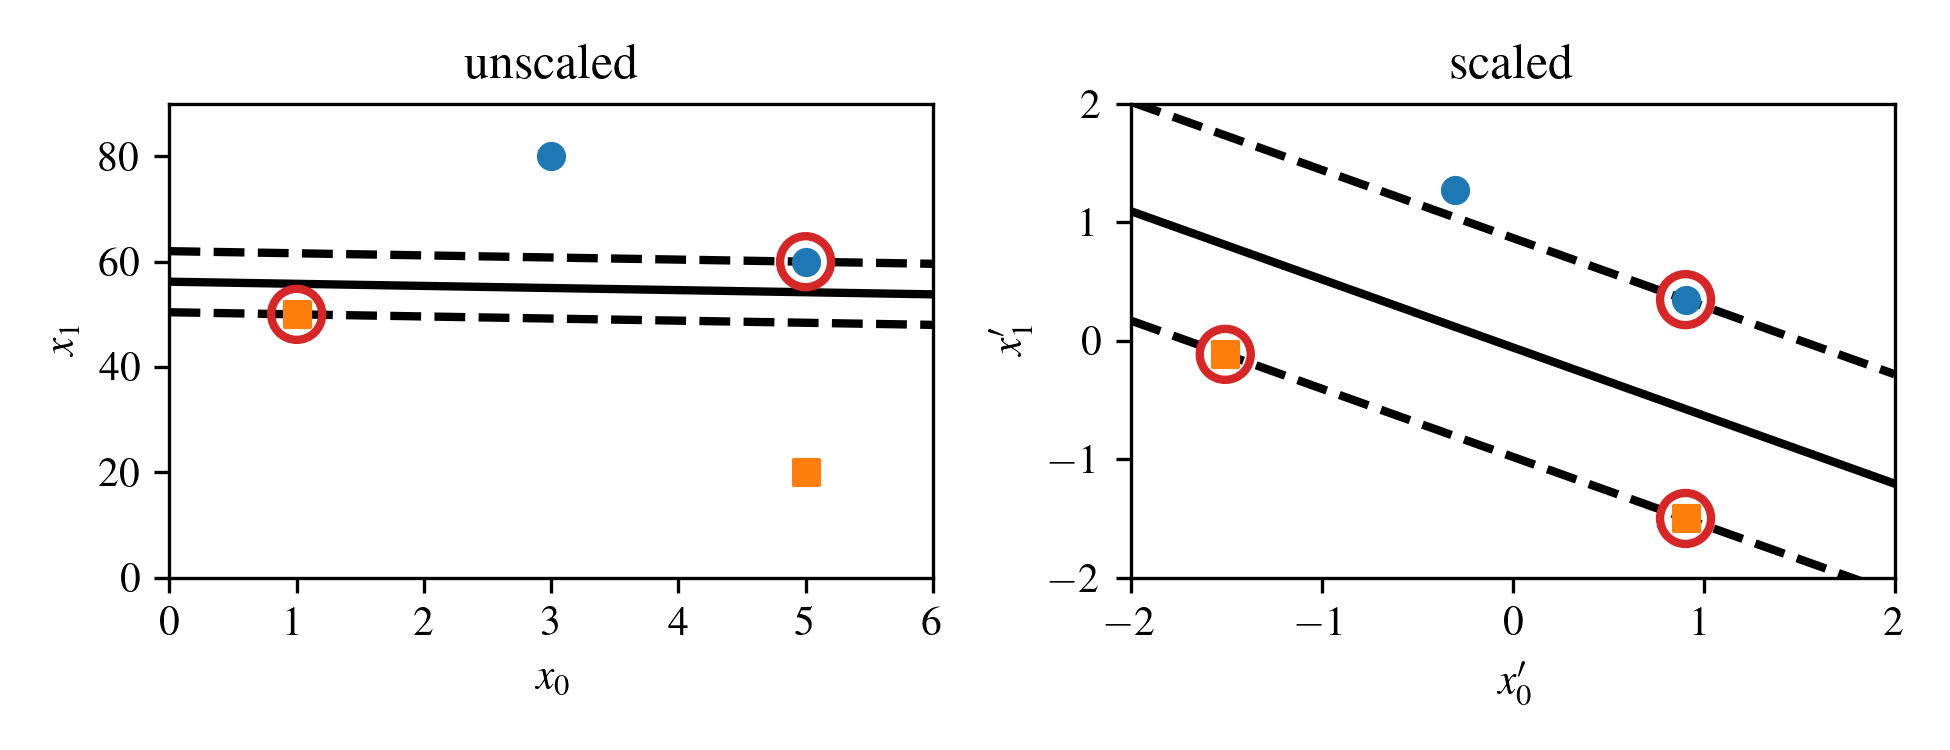

Generate this figure with Python:
import IPython as IP
IP.get_ipython().run_line_magic('reset', '-sf')

import numpy as np
import matplotlib.pyplot as plt
from sklearn import datasets
from sklearn.svm import SVC
from sklearn.preprocessing import StandardScaler

# — Plot formatting (Austin Downey default) —
plt.rcParams.update({
    'text.usetex': True,
    'image.cmap': 'viridis',
    'font.serif': ['Times New Roman', 'Times', 'DejaVu Serif',
                   'Bitstream Vera Serif', 'Computer Modern Roman',
                   'New Century Schoolbook', 'Century Schoolbook L', 'Utopia',
                   'ITC Bookman', 'Bookman', 'Nimbus Roman No9 L', 'Palatino',
                   'Charter', 'serif'],
    'font.family': 'serif',
    'font.size': 10,
    'mathtext.rm': 'serif',
    'mathtext.fontset': 'custom'
})
cc = plt.rcParams['axes.prop_cycle'].by_key()['color']
plt.close('all')

# ----------------------------------------------------------
#   Helper – only computes, no plotting
# ----------------------------------------------------------
def compute_svc_boundary(svm_clf, xmin, xmax, n=200):
    """Return boundary and margin lines plus support vectors."""
    w = svm_clf.coef_[0]
    b = svm_clf.intercept_[0]
    x0 = np.linspace(xmin, xmax, n)

    decision = -w[0] / w[1] * x0 - b / w[1]
    margin    = 1 / w[1]
    gutter_up = decision + margin
    gutter_dn = decision - margin
    svs = svm_clf.support_vectors_

    return x0, decision, gutter_up, gutter_dn, svs

# ----------------------------------------------------------
#   Example 1 – Iris (large-margin classification)
# ----------------------------------------------------------
iris = datasets.load_iris()
X = iris["data"][:, (2, 3)]     # petal length & width
y = iris["target"]
mask = (y == 0) | (y == 1)      # setosa vs. versicolor
X, y = X[mask], y[mask]

svm_clf_iris = SVC(kernel="linear", C=10_000).fit(X, y)

# ----------------------------------------------------------
#   Example 2 – Sensitivity to feature scales
# ----------------------------------------------------------
Xs  = np.array([[1, 50], [5, 20], [3, 80], [5, 60]], dtype=float)
ys  = np.array([0, 0, 1, 1])

clf_raw    = SVC(kernel="linear", C=100).fit(Xs, ys)
x0_raw, dec_raw, up_raw, dn_raw, sv_raw = compute_svc_boundary(clf_raw, 0, 6)

scaler     = StandardScaler()
Xs_scaled  = scaler.fit_transform(Xs)
clf_scaled = SVC(kernel="linear", C=100).fit(Xs_scaled, ys)
x0_scl, dec_scl, up_scl, dn_scl, sv_scl = compute_svc_boundary(clf_scaled, -2, 2)

# ----------------------------------------------------------
#   Plotting (subplot style)
# ----------------------------------------------------------
plt.figure(figsize=(6.5, 2.5))

# ── Unscaled ──────────────────────────────────────────────
plt.subplot(1, 2, 1)
plt.scatter(Xs[ys==1, 0], Xs[ys==1, 1], marker='o',zorder=10)
plt.scatter(Xs[ys==0, 0], Xs[ys==0, 1], marker='s',zorder=10)
plt.scatter(sv_raw[:, 0], sv_raw[:, 1],  s=150, facecolors="none",
            edgecolors=cc[3], linewidths=2,zorder=10)
plt.plot(x0_raw, dec_raw, 'k-',  lw=2)
plt.plot(x0_raw, up_raw,  'k--', lw=2)
plt.plot(x0_raw, dn_raw,  'k--', lw=2)
plt.xlabel(r"$x_0$")
plt.ylabel(r"$x_1$")
plt.title("unscaled")
plt.axis([0, 6, 0, 90])

# ── Scaled ────────────────────────────────────────────────
plt.subplot(1, 2, 2)
plt.plot(x0_scl, dec_scl, 'k-',  lw=2)
plt.plot(x0_scl, up_scl,  'k--', lw=2)
plt.plot(x0_scl, dn_scl,  'k--', lw=2)
plt.scatter(Xs_scaled[ys==1, 0], Xs_scaled[ys==1, 1], marker='o',zorder=10)
plt.scatter(Xs_scaled[ys==0, 0], Xs_scaled[ys==0, 1], marker='s',zorder=10)
plt.scatter(sv_scl[:, 0], sv_scl[:, 1],  s=150, facecolors="none",
            edgecolors=cc[3], linewidths=2,zorder=10)

plt.xlabel(r"$x'_0$")
plt.ylabel(r"$x'_1$")
plt.title("scaled")
plt.axis([-2, 2, -2, 2])

plt.tight_layout()
plt.savefig("SVM_feature_scaling", dpi=300)












